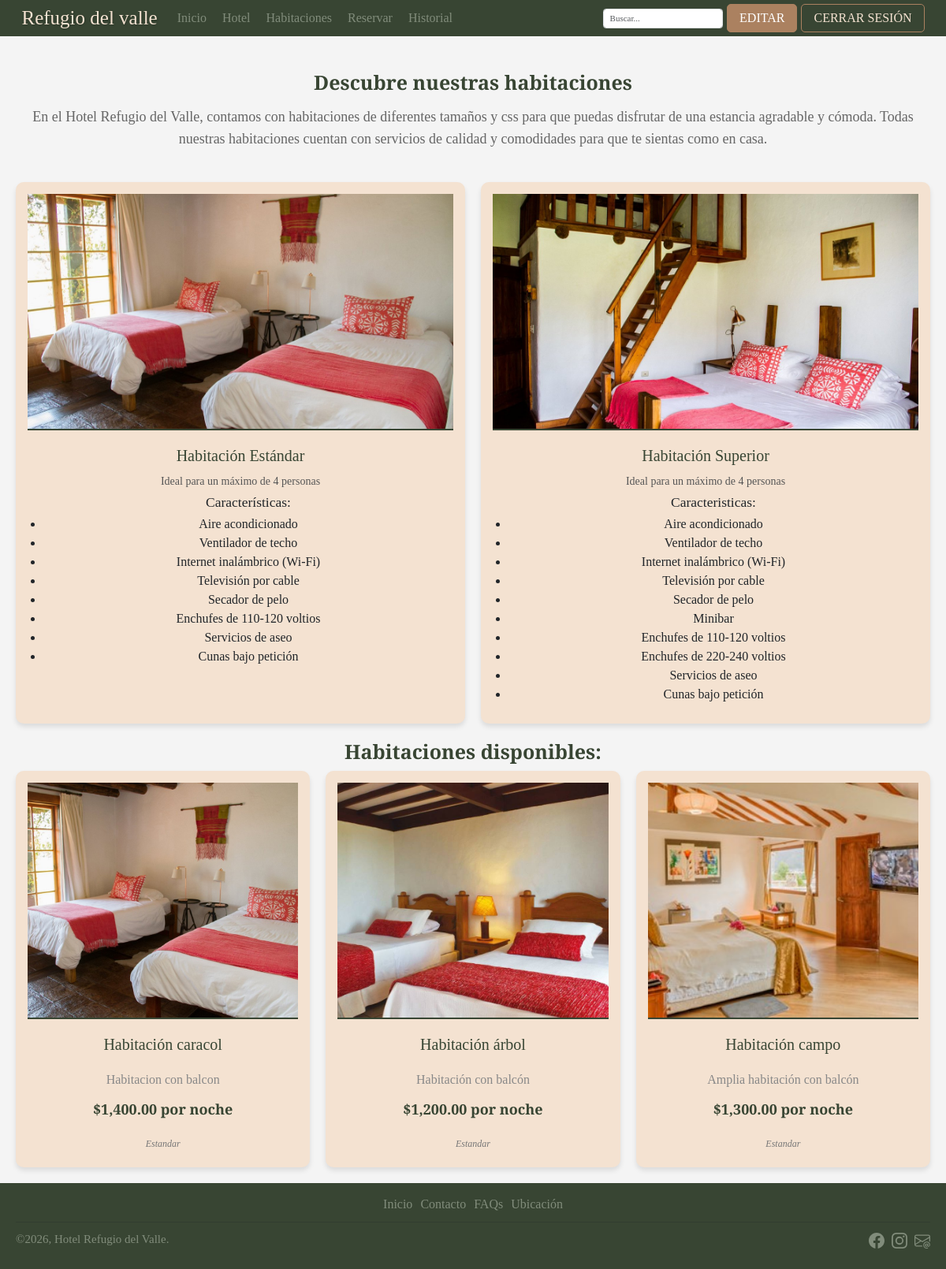
The page /habitacion.php (signed in) on the database its author committed.
### tables this page shows
CREATE TABLE `habitaciones` (
  `id` int(11) NOT NULL,
  `titulo` varchar(255) NOT NULL,
  `precio` decimal(10,2) NOT NULL,
  `imagen` varchar(255) NOT NULL,
  `descripcion` text NOT NULL,
  `fecha_creacion` timestamp NOT NULL DEFAULT current_timestamp(),
  `categoria` enum('Estandar','Superior') NOT NULL DEFAULT 'Estandar',
  `disponibilidad` tinyint(1) NOT NULL DEFAULT 1
);

### habitacion.php (the view, shortened to what this page needs)
<?php
include $_SERVER['DOCUMENT_ROOT'] . '/public/header.php';
try {
  $sql = "SELECT titulo, imagen, descripcion, precio, categoria FROM habitaciones WHERE disponibilidad = 1";
  $stmt = $conn->prepare($sql);
  $stmt->execute();
  $habitaciones = $stmt->fetchAll(PDO::FETCH_ASSOC);
} catch (PDOException $e) {
  echo "Error al cargar las habitaciones: " . $e->getMessage();
  $habitaciones = [];
}
?>
<!DOCTYPE html>
<html lang="es">
<head>
  <link rel="stylesheet" href="css/estilo-habitacion.css">
</head>
<body>
  <main>
    <section class="texto-habitaciones">
      <div class="titulo-habitaciones">Descubre nuestras habitaciones</div>
      <div class="p-habitaciones">En el Hotel Refugio del Valle, contamos con habitaciones de diferentes tamaños y
        css para que puedas
        disfrutar de una estancia agradable y cómoda. Todas nuestras habitaciones cuentan con servicios de calidad y
        comodidades para que te sientas como en casa.</div>
    </section>
    <section class="habitaciones">
      <div class="habitacion">
        <img src="/public/images/habitacion1.jpg" alt="Habitación Standard">
        <h2>Habitación Estándar</h2>
        <p>Ideal para un máximo de 4 personas</p>
        <ul>
          <h3>Características:</h3>
          <li>Aire acondicionado</li>
          <li>Ventilador de techo</li>
          <li>Internet inalámbrico (Wi-Fi)</li>
          <li>Televisión por cable</li>
          <li>Secador de pelo</li>
          <li>Enchufes de 110-120 voltios</li>
          <li>Servicios de aseo</li>
          <li>Cunas bajo petición</li>
        </ul>
      </div>
      <div class="habitacion">
        <img src="/public/images/habitacion2.jpg" alt="Habitación Suite">
        <h2>Habitación Superior </h2>
        <p>Ideal para un máximo de 4 personas</p>
        <ul>
          <h3>Caracteristicas:</h3>
          <li>Aire acondicionado</li>
          <li>Ventilador de techo</li>
          <li>Internet inalámbrico (Wi-Fi)</li>
          <li>Televisión por cable</li>
          <li>Secador de pelo</li>
          <li>Minibar</li>
          <li>Enchufes de 110-120 voltios</li>
          <li>Enchufes de 220-240 voltios</li>
          <li>Servicios de aseo</li>
          <li>Cunas bajo petición</li>
        </ul>
      </div>
    </section>
    <section class="habitaciones-dinamicas">
      <h2 class="titulo-dinamicas">Habitaciones disponibles:</h2>
      <div class="contenedor-habitaciones">
        <?php if (empty($habitaciones)): ?>
          <p>No hay habitaciones disponibles en este momento. Por favor, vuelve más tarde.</p>
        <?php else: ?>
          <?php foreach ($habitaciones as $habitacion): ?>
            <div class="habitacion">
              <img src="<?= htmlspecialchars($habitacion['imagen']) ?>"
                alt="<?= htmlspecialchars($habitacion['titulo']) ?>">
              <h2><?= htmlspecialchars($habitacion['titulo']) ?></h2>
              <p><?= htmlspecialchars($habitacion['descripcion']) ?></p>
              <p class="precio">$<?= number_format($habitacion['precio'], 2) ?> por noche</p>
              <p class="categoria"><?= htmlspecialchars($habitacion['categoria']) ?></p>
            </div>
          <?php endforeach; ?>
        <?php endif; ?>
      </div>
    </section>
  </main>
  <?php include 'footer.php'; ?>
</body>
</html>

### css/index.css (style rules this page uses)
:root { --fondo: #f4f4f4; --primario: #F4E2D1; --secundario: #384533; --verdeClaro: #d2d3c1; --colorLinks: #818c7b; --arcilla: #ab8160; --grisOscuro: #515151; --blanco: #ffffff; }
html { box-sizing: border-box; font-size: 62.5%; }
*, *:before, *:after { box-sizing: inherit; }
body { font-family: 'Merriweather'; font-size: 1.6rem; background-color: var(--fondo); }

### css/estilo-habitacion.css (style rules this page uses)
:root { --fondo: #f4f4f4; --primario: #F4E2D1; --secundario: #384533; --verdeClaro: #d2d3c1; --colorLinks: #818c7b; --arcilla: #ab8160; --sombra: rgba(0, 0, 0, 0.1); --sombra-hover: rgba(0, 0, 0, 0.2); }
body { font-family: 'Merriweather', serif; font-size: 1.6rem; background-color: var(--fondo); margin: 0; color: #333; }
main { margin: 0 auto; padding: 2rem; max-width: 1200px; animation: fadeIn 1.5s ease-in-out forwards; }
.texto-habitaciones { text-align: center; padding: 2rem 1rem; }
.titulo-habitaciones, .titulo-dinamicas { font-size: 2.5rem; font-weight: bold; color: var(--secundario); text-align: center; margin-bottom: 1rem; }
.titulo-dinamicas { margin-top: 2rem; }
.p-habitaciones { font-size: 1.8rem; line-height: 1.6; color: #666; margin-bottom: 2rem; }
.habitaciones, .contenedor-habitaciones { display: grid; grid-template-columns: repeat(auto-fit, minmax(280px, 1fr)); gap: 2rem; align-items: stretch; }
.habitacion { background-color: var(--primario); border-radius: 1rem; overflow: hidden; box-shadow: 0 4px 6px var(--sombra); transition: transform 0.3s ease, box-shadow 0.3s ease; text-align: center; padding: 1.5rem; }
.habitacion img { width: 100%; height: 30rem; object-fit: cover; border-bottom: 2px solid var(--secundario); margin-bottom: 1rem; }
.habitacion h2 { font-size: 2rem; color: var(--secundario); margin: 1rem 0; }
.habitacion p { font-size: 1.4rem; color: #555; margin: 0.5rem 0; line-height: 1.6; }
.habitacion .precio { font-size: 1.8rem; font-weight: bold; color: var(--secundario); margin: 1rem 0; }
.habitacion .categoria { font-size: 1.2rem; color: #777; font-style: italic; }
.contenedor-habitaciones p { text-align: center; font-size: 1.6rem; color: #888; margin-top: 2rem; }

### rows shown on the page
habitaciones: imagen (picture), titulo "Habitación caracol", descripcion "Habitacion con balcon", precio "1,400.00", categoria "Estandar"
habitaciones: imagen (picture), titulo "Habitación árbol", descripcion "Habitación con balcón", precio "1,200.00", categoria "Estandar"
habitaciones: imagen (picture), titulo "Habitación campo", descripcion "Amplia habitación con balcón", precio "1,300.00", categoria "Estandar"
